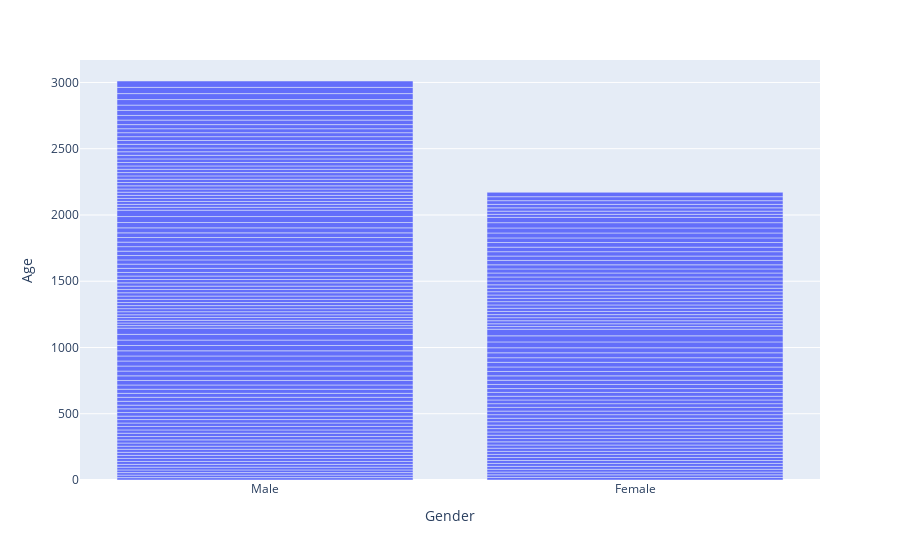

Notebook cell for this chart:
### Code cell
px.bar(data_frame=cardio_data,
      y="Age",
       x="Gender")

### Figure 1 — Plotly figure (JSON) as saved in the notebook; plotly's stock layout.template omitted (floating-point values rounded to 4 significant figures; data arrays with more than 128 entries replaced by an {"elided": "..."} marker saying what was removed)
{"data": [{"alignmentgroup": "True", "hovertemplate": "Gender=%{x}<br>Age=%{y}<extra></extra>", "legendgroup": "", "marker": {"color": "#636efa"}, "name": "", "offsetgroup": "", "orientation": "v", "showlegend": false, "textposition": "auto", "type": "bar", "x": {"elided": "180 str values"}, "xaxis": "x", "y": {"elided": "180 int values"}, "yaxis": "y"}], "layout": {"barmode": "relative", "legend": {"tracegroupgap": 0}, "margin": {"t": 60}, "xaxis": {"anchor": "y", "domain": [0, 1], "title": {"text": "Gender"}}, "yaxis": {"anchor": "x", "domain": [0, 1], "title": {"text": "Age"}}}}
